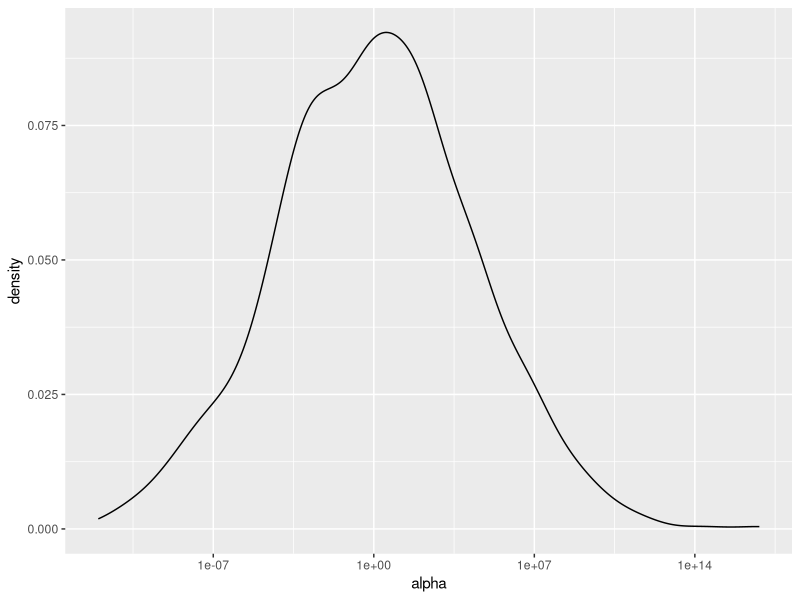
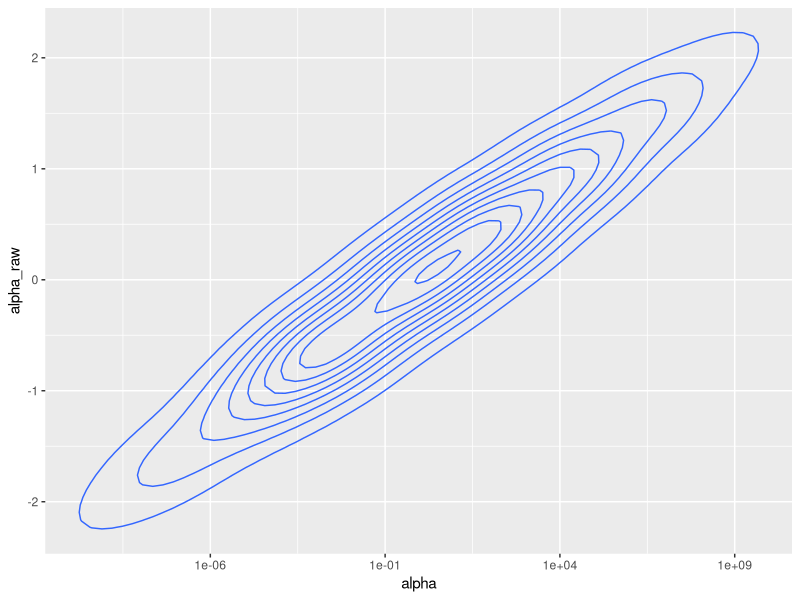

Source code (R) for these figures, in order:
##Parameterization
require(ggplot2)
require(scales)

#Consider the resulting distribution of alpha over a range of values for alpha_raw sampled from our normal(0, 1) prior:
alpha_raw <- rnorm(1000, 0, 1)
tau_al <- 10
log_alpha <- alpha_raw * tau_al
alpha <- exp(log_alpha)
ggplot(data.frame(alpha = alpha, alpha_raw = alpha_raw), 
       aes(x = alpha)) + 
  geom_density() + 
  scale_x_log10(labels = scientific)

#This distribution is centered at 0 and has more consistent behavior throughout its range of values.
ggplot(data.frame(alpha = alpha, alpha_raw = alpha_raw), 
       aes(x = alpha, y = alpha_raw)) + 
  geom_density2d() + 
  scale_x_log10(labels = scientific)